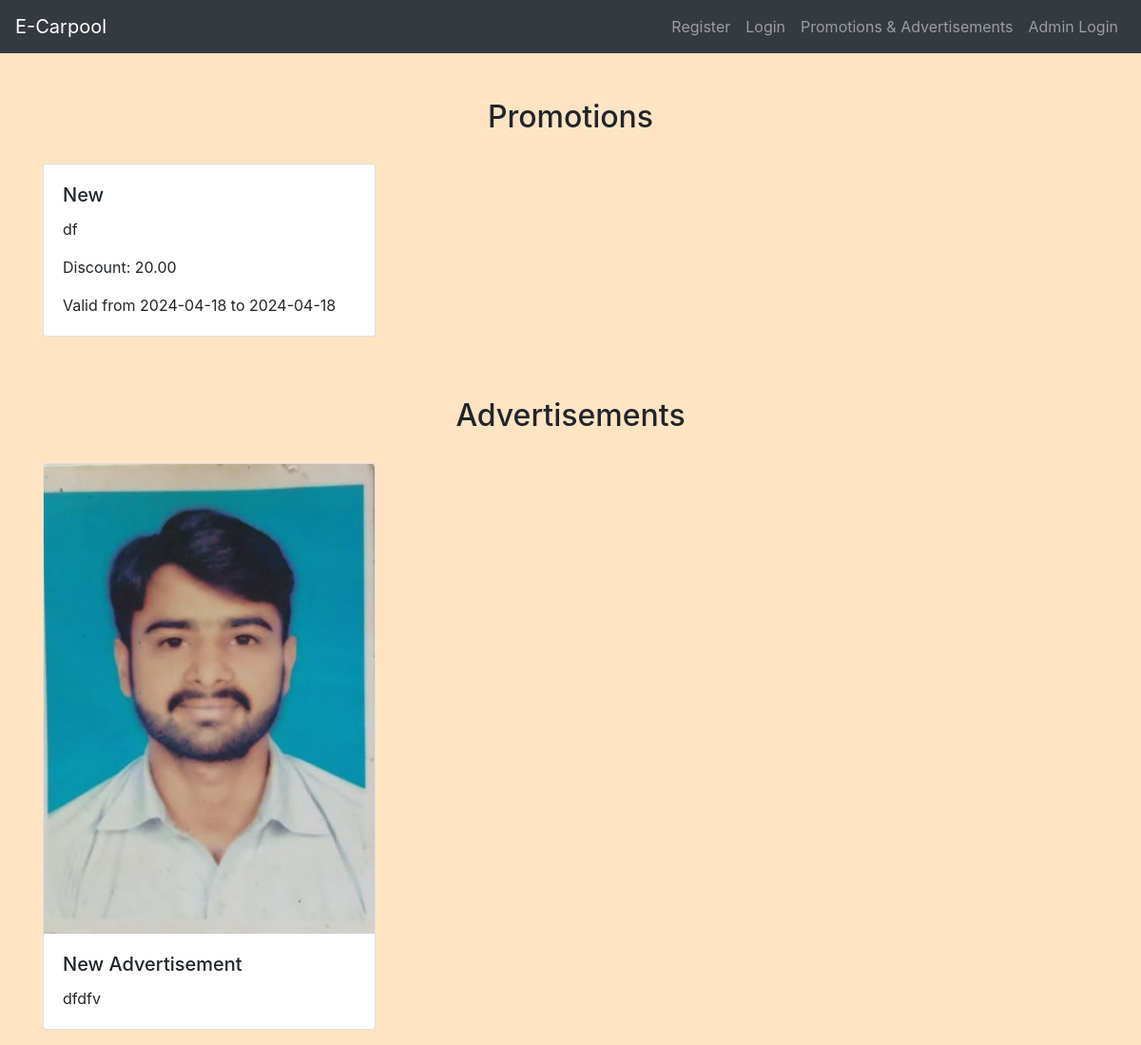
The app's page /promos.php with its own data.
### tables this page shows
CREATE TABLE `promotions` (
  `PromotionID` int(11) NOT NULL,
  `Title` varchar(255) NOT NULL,
  `Description` text NOT NULL,
  `ValidFrom` date NOT NULL,
  `ValidTo` date NOT NULL,
  `DiscountAmount` decimal(10,2) NOT NULL,
  `DriverID` int(11) NOT NULL,
  `Status` enum('Pending','Active','Expired') DEFAULT 'Pending'
);

CREATE TABLE `advertisements` (
  `AdID` int(11) NOT NULL,
  `DriverID` int(11) NOT NULL,
  `Title` varchar(255) NOT NULL,
  `Description` text NOT NULL,
  `ImageURL` varchar(255) NOT NULL,
  `PublishDateTime` timestamp NOT NULL DEFAULT current_timestamp()
);

### promos.php (the view, shortened to what this page needs)
<?php
include('config.php');
$sqlPromotions = "SELECT * FROM Promotions WHERE Status = 'Active'";
$resultPromotions = mysqli_query($conn, $sqlPromotions);
$promotions = mysqli_fetch_all($resultPromotions, MYSQLI_ASSOC);
$sqlAdvertisements = "SELECT * FROM Advertisements";
$resultAdvertisements = mysqli_query($conn, $sqlAdvertisements);
$advertisements = mysqli_fetch_all($resultAdvertisements, MYSQLI_ASSOC);
?>
<!DOCTYPE html>
<html lang="en">
<head>
    <link rel="stylesheet" href="https://maxcdn.bootstrapcdn.com/bootstrap/4.5.2/css/bootstrap.min.css">
    <link rel="stylesheet" href="./css/style.css">
</head>
<body>
<?php
include('navbar.php');
?>
    <div class="container mt-5">
        <h2>Promotions</h2>
        <div class="row">
            <?php foreach ($promotions as $promotion) : ?>
                <div class="col-md-4 mb-3">
                    <div class="card">
                        <div class="card-body">
                            <h5 class="card-title"><?php echo $promotion['Title']; ?></h5>
                            <p class="card-text"><?php echo $promotion['Description']; ?></p>
                            <p class="card-text">Discount: <?php echo $promotion['DiscountAmount']; ?></p>
                            <p class="card-text">Valid from <?php echo $promotion['ValidFrom']; ?> to <?php echo $promotion['ValidTo']; ?></p>
                        </div>
                    </div>
                </div>
            <?php endforeach; ?>
        </div>
        <h2 class="mt-5">Advertisements</h2>
        <div class="row">
            <?php foreach ($advertisements as $advertisement) : ?>
                <div class="col-md-4 mb-3">
                    <div class="card">
                        <img src="./admin/<?php echo $advertisement['ImageURL']; ?>" class="card-img-top" alt="Advertisement Image">
                        <div class="card-body">
                            <h5 class="card-title"><?php echo $advertisement['Title']; ?></h5>
                            <p class="card-text"><?php echo $advertisement['Description']; ?></p>
                        </div>
                    </div>
                </div>
            <?php endforeach; ?>
        </div>
    </div>
</body>
</html>

### css/style.css (style rules this page uses)
body { background-color: bisque; }
h1, h2, h3, h4 { text-align: center; margin-top: 30px; margin-bottom: 30px; }

### records on screen
promotions: Title "New", Description "df", DiscountAmount "20.00", ValidFrom "2024-04-18", ValidTo "2024-04-18"
advertisements: ImageURL (picture), Title "New Advertisement", Description "dfdfv"
